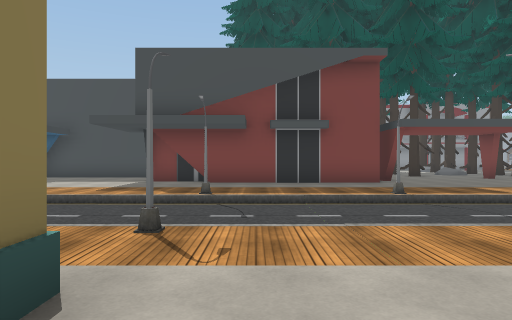
view 1 (above)

24 first-person views from a walk through a scene from a Unity 3-D project. The camera is 1.3 m above the floor, looks level and sees 70° across. The floor is counted in squares, 2 m on a side. Each view is taken from the middle of a square. On the plan, view 1 faces up. The plan holds only what a view shows up to about 11 squares ahead; the rest is blank. The place goes on beyond the plan. Some surface patterns are stand-ins.

view 2
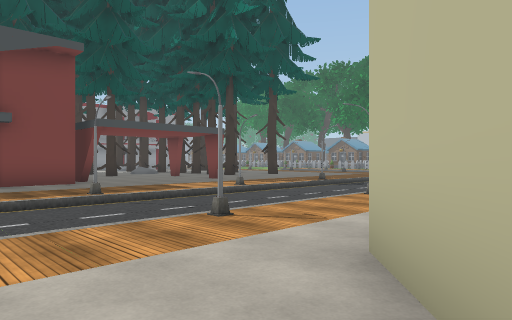

view 3
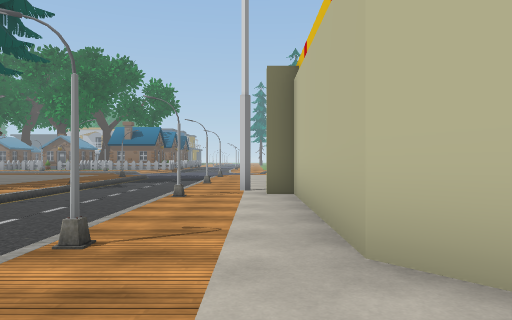

view 4
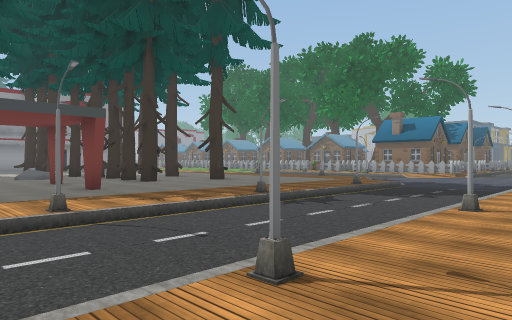

view 5
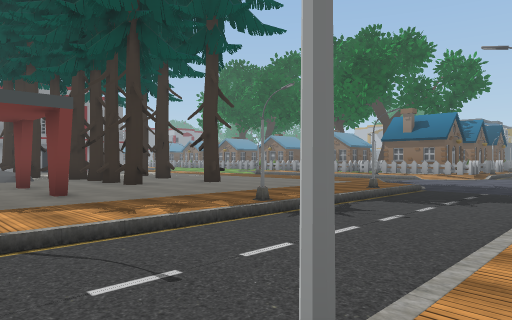

view 6
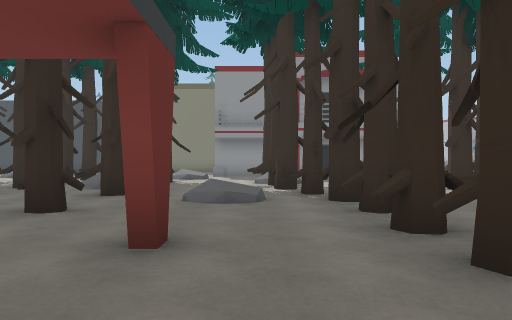

view 7
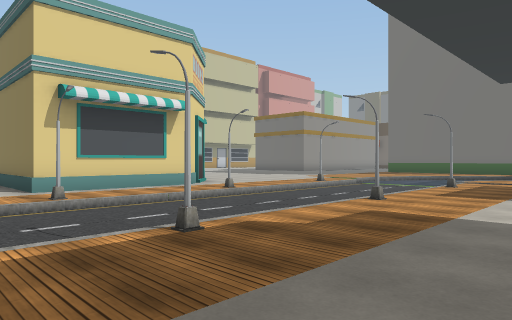

view 8
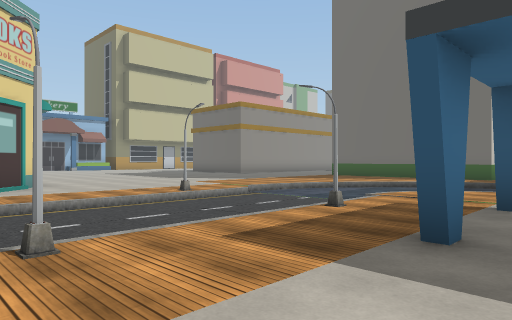

view 9
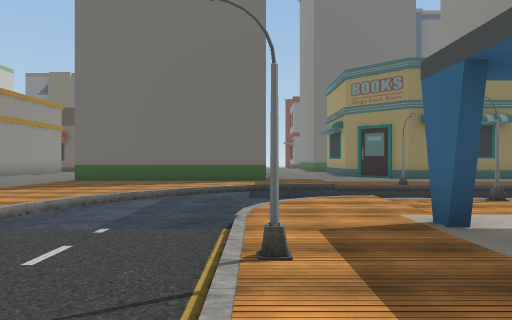

view 10
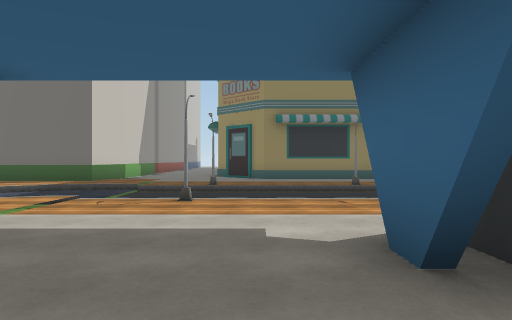

view 11
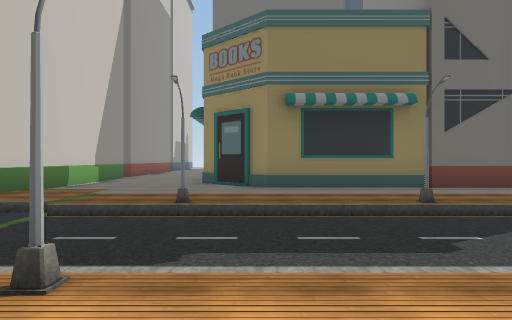

view 12
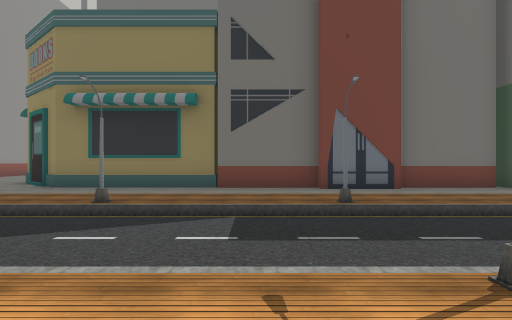

view 13
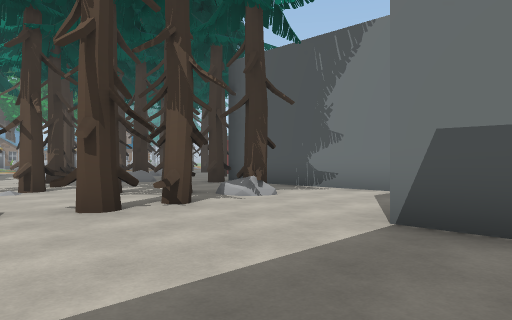

view 14
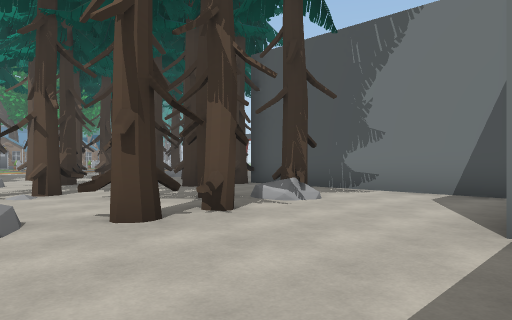

view 15
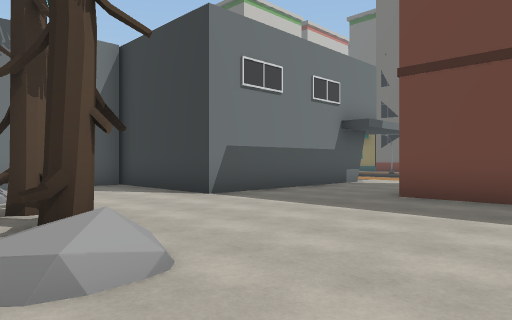

view 16
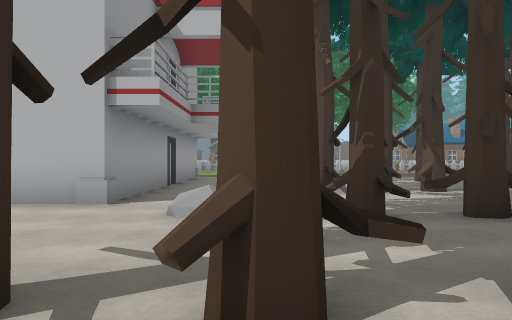

view 17
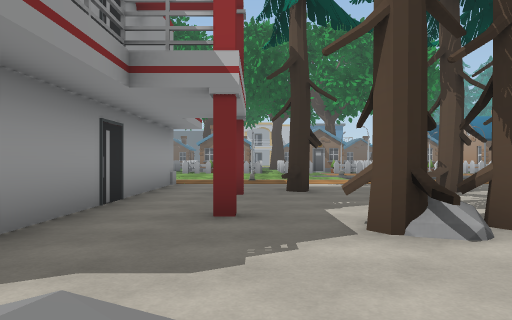

view 18
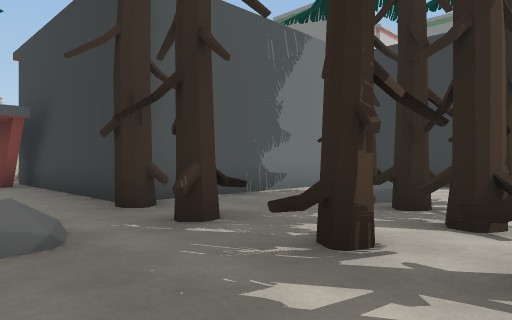

view 19
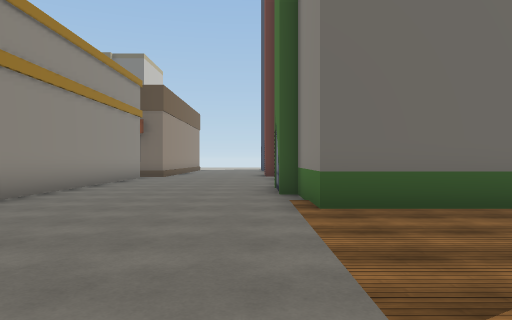

view 20
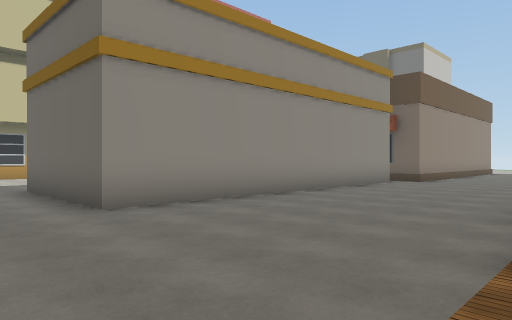

view 21
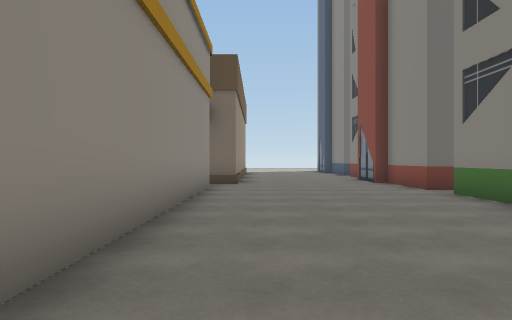

view 22
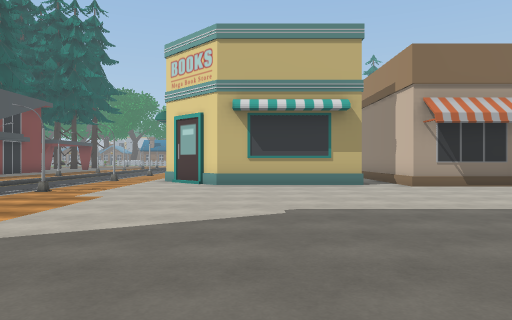

view 23
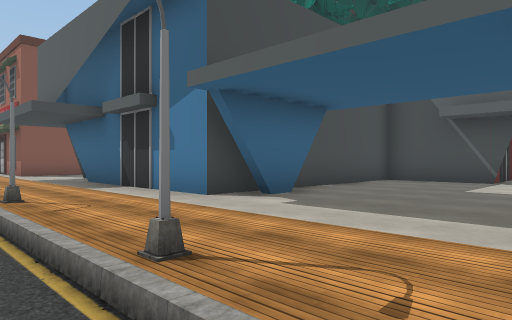

view 24
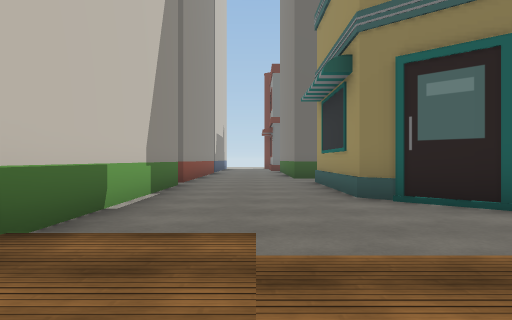

### Floor plan
Key: @ floor where view 1 was taken; # wall or solid block; . main floor; - floor 0.25 m lower than the main floor; / step, stairs or slope; ^ raised ledge; P pole; T tree; B building; O other object.
Columns run from 26 left of view 1 to 17 right of it. Each row starts with its distance up from view 1.
 26                            .      #
 25                     #             #
 24                     #..       T   #########
 23        B            #        TT           .
 22        B                  OT. T /         ..
 21        B ../              T.T T T   O  TT ..
 20        BB../-  ..######    T TT T  TT     ..
 19         B../-- ..#    #  OT  TT T  T
 18        B .P/--P..#    #         TT  T  TT
 17        B ../--/..#    #       T T   T  T
 16        # ../--/..#     ########     TT
 15        # .P/--P..#     #     #  TT  TT T
 14        # ../--/..#######     #       T T
 13        # ../--/..##    #     #      TT
 12       ## ../--/..   .  #     ##      OTT
 11 B #####. .P/--P..      ########
 10 B        ../--/..     .    .      #.
  9          ../--/.#..#....................
  8        ..../--/............................
  7 BBBBBBBBBB./---///P//P///P///P///P//P///P//-
  6          B../-------------------------------
  5          B.../------------------------------
  4          B....//////////---////////////////-
  3          B........P..P...P...P...P..P...O
  2 BBBBBBBBBB............####.......O#.
  1               .     .#   #  #O###O OO
  0                     #    #@##      OO
 -1           .         #    # O
 -2           .         #
 -3 #BBBBBBBBB          #
 -4           B         ^
 -5           B        ###
 -6           B        #
 -7           B        #

Where each view was taken, in squares from view 1:
view 1: 0 up, 0 right, facing up
view 2: 0 up, 0 right, facing up-right
view 3: 2 up, 0 right, facing right
view 4: 2 up, 5 right, facing up-right
view 5: 3 up, 6 right, facing up-right
view 6: 10 up, 9 right, facing up
view 7: 10 up, 1 right, facing down-left
view 8: 10 up, 4 left, facing down-left
view 9: 7 up, 6 left, facing left
view 10: 12 up, 6 left, facing left
view 11: 12 up, 10 left, facing left
view 12: 17 up, 10 left, facing left
view 13: 24 up, 5 left, facing down-right
view 14: 24 up, 4 left, facing down-right
view 15: 26 up, 1 right, facing down-left
view 16: 22 up, 2 right, facing right
view 17: 22 up, 6 right, facing right
view 18: 22 up, 6 right, facing down-left
view 19: 1 up, 12 left, facing left
view 20: 2 up, 14 left, facing down-left
view 21: 2 down, 16 left, facing left
view 22: 1 down, 16 left, facing right
view 23: 9 up, 13 left, facing up-right
view 24: 9 up, 15 left, facing left
